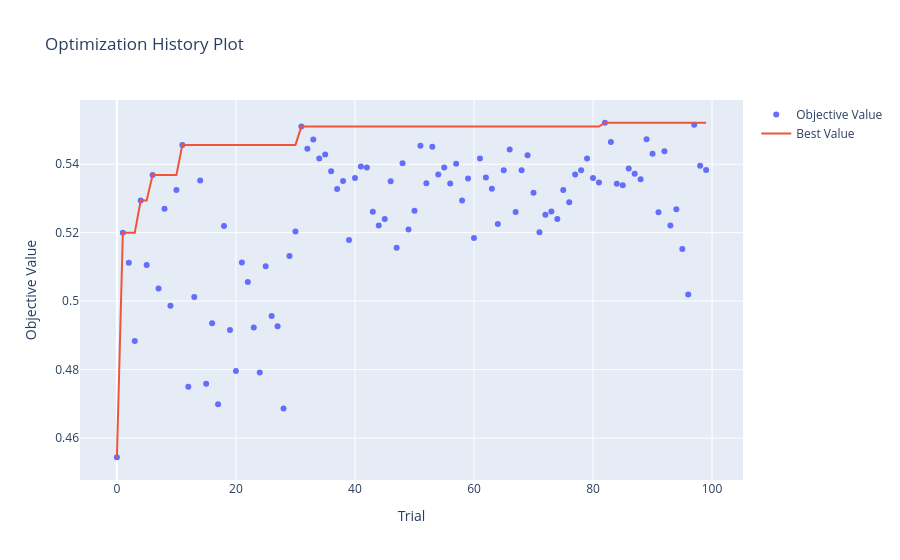

The notebook cell this image was saved under:
### Markdown cell above
Train and optimize the model:

### Code cell
(optimized_XGB, 
train_metrics_mean_XGB,
train_metrics_std_XGB, 
val_metrics_mean_XGB, 
val_metrics_std_XGB, 
test_metrics_XGB,
precs_XGB, recs_XGB) = optimize_model_optuna_search(pipe_XGB, params_dist_XGB,
                                                X_train, y_train, X_test, y_test, 
                                                cv=my_cv,
                                                seed=seed)
